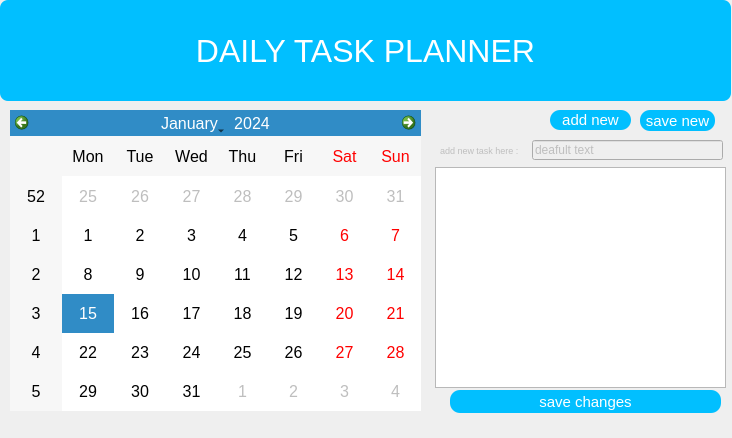
<?xml version="1.0" encoding="UTF-8"?>
<ui version="4.0">
 <class>Widget</class>
 <widget class="QWidget" name="Widget">
  <property name="geometry">
   <rect>
    <x>0</x>
    <y>0</y>
    <width>732</width>
    <height>438</height>
   </rect>
  </property>
  <property name="windowTitle">
   <string>Form</string>
  </property>
  <widget class="QCalendarWidget" name="calendarWidget">
   <property name="geometry">
    <rect>
     <x>10</x>
     <y>110</y>
     <width>411</width>
     <height>301</height>
    </rect>
   </property>
   <property name="styleSheet">
    <string notr="true">font: 12pt;
</string>
   </property>
  </widget>
  <widget class="QListWidget" name="tasklistWidget">
   <property name="geometry">
    <rect>
     <x>435</x>
     <y>167</y>
     <width>291</width>
     <height>221</height>
    </rect>
   </property>
   <property name="styleSheet">
    <string notr="true">font: 12pt;</string>
   </property>
  </widget>
  <widget class="QPushButton" name="save_changes_button">
   <property name="geometry">
    <rect>
     <x>450</x>
     <y>390</y>
     <width>271</width>
     <height>23</height>
    </rect>
   </property>
   <property name="styleSheet">
    <string notr="true">font-size: 11pt;
background: #01bfff;
color:white;
border-radius:10px;</string>
   </property>
   <property name="text">
    <string>save changes</string>
   </property>
  </widget>
  <widget class="QPushButton" name="add_new_button">
   <property name="geometry">
    <rect>
     <x>550</x>
     <y>110</y>
     <width>81</width>
     <height>20</height>
    </rect>
   </property>
   <property name="styleSheet">
    <string notr="true">font-size: 11pt;
background: #01bfff;
color:white;
border-radius:10px;</string>
   </property>
   <property name="text">
    <string>add new</string>
   </property>
  </widget>
  <widget class="QLabel" name="label">
   <property name="geometry">
    <rect>
     <x>0</x>
     <y>0</y>
     <width>731</width>
     <height>101</height>
    </rect>
   </property>
   <property name="styleSheet">
    <string notr="true">font-size: 24pt;
background: #01bfff;
color:white;
border-radius:8px;</string>
   </property>
   <property name="text">
    <string>DAILY TASK PLANNER</string>
   </property>
   <property name="alignment">
    <set>Qt::AlignCenter</set>
   </property>
  </widget>
  <widget class="QLineEdit" name="new_task_lineEdit">
   <property name="enabled">
    <bool>false</bool>
   </property>
   <property name="geometry">
    <rect>
     <x>532</x>
     <y>140</y>
     <width>191</width>
     <height>20</height>
    </rect>
   </property>
   <property name="text">
    <string>deafult text</string>
   </property>
  </widget>
  <widget class="QLabel" name="add_new_task_label">
   <property name="enabled">
    <bool>false</bool>
   </property>
   <property name="geometry">
    <rect>
     <x>440</x>
     <y>140</y>
     <width>91</width>
     <height>20</height>
    </rect>
   </property>
   <property name="styleSheet">
    <string notr="true">font:7pt;
</string>
   </property>
   <property name="text">
    <string>add new task here : </string>
   </property>
  </widget>
  <widget class="QPushButton" name="save_new_button">
   <property name="geometry">
    <rect>
     <x>640</x>
     <y>110</y>
     <width>75</width>
     <height>21</height>
    </rect>
   </property>
   <property name="styleSheet">
    <string notr="true">font-size: 11pt;
background: #01bfff;
color:white;
border-radius:10px;</string>
   </property>
   <property name="text">
    <string>save new</string>
   </property>
  </widget>
 </widget>
 <resources/>
 <connections/>
</ui>
